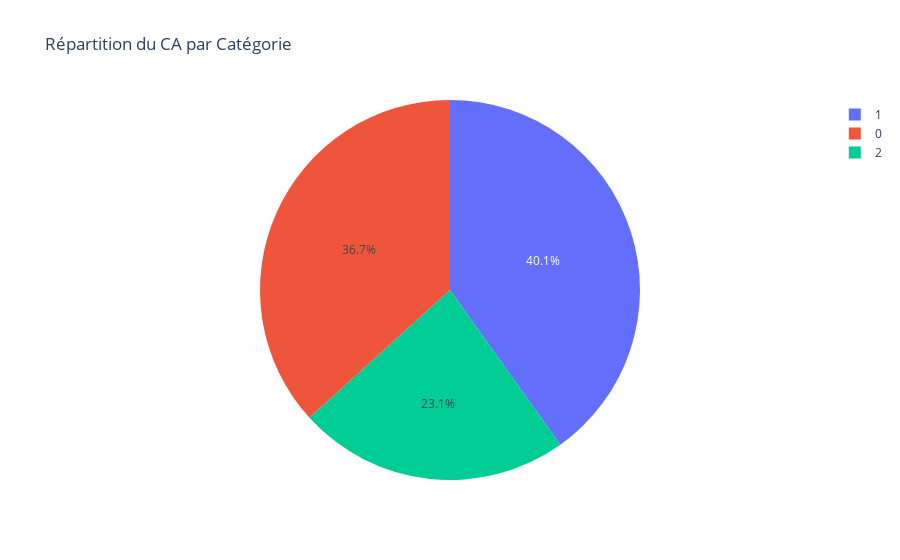

The notebook cell this image was saved under:
### Code cell
# Graphique en secteurs
fig = px.pie(values=ca_category.values, names=ca_category.index,
            title='Répartition du CA par Catégorie')
fig.show()

### Figure 1 — Plotly figure (JSON) as saved in the notebook; plotly's stock layout.template omitted (floating-point values rounded to 4 significant figures)
{"data": [{"domain": {"x": [0, 1], "y": [0, 1]}, "hovertemplate": "label=%{label}<br>value=%{value}<extra></extra>", "labels": [1, 0, 2], "legendgroup": "", "name": "", "showlegend": true, "type": "pie", "values": [4828000.0, 4420000.0, 2780000.0]}], "layout": {"legend": {"tracegroupgap": 0}, "title": {"text": "Répartition du CA par Catégorie"}}}
